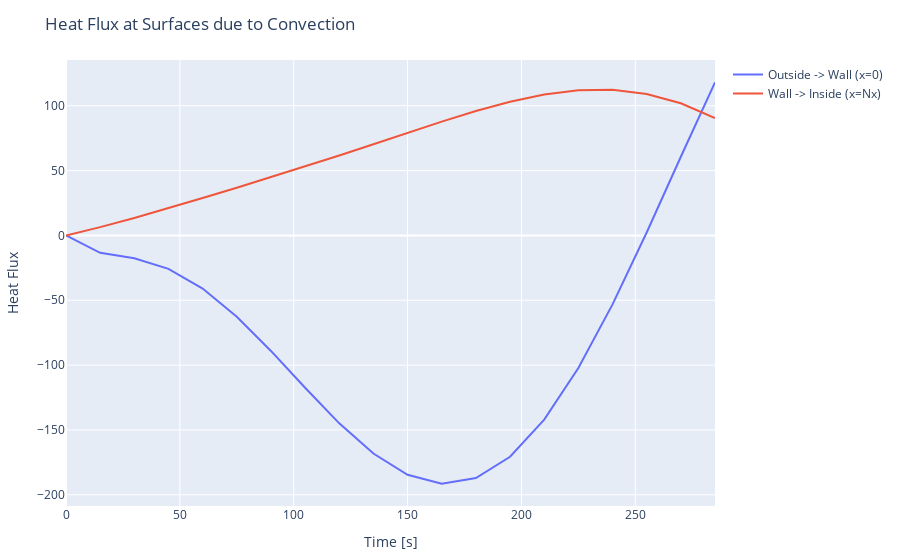

The notebook cell this image was saved under:
### Code cell
trace1 = PlotlyJS.scatter(x=time_val, y=E_conv_in_time[1:end-1], mode="lines", name="Wall -> Inside (x=Nx)")

trace2 = PlotlyJS.scatter(x=time_val, y=E_conv_out_time[1:end-1],mode="lines", name="Outside -> Wall (x=0)")

# .plot(t/3600, T_int, mode="lines", name="T_int", )
PlotlyJS.plot([trace2, trace1], Layout(;title="Heat Flux at Surfaces due to Convection", showlegend=true, xaxis_title="Time [s]", yaxis_title="Heat Flux" ),  config=PlotConfig(scrollZoom=false))

### Figure 1 — Plotly figure (JSON) as saved in the notebook; plotly's stock layout.template omitted (floating-point values rounded to 4 significant figures)
{"data": [{"mode": "lines", "name": "Outside -> Wall (x=0)", "type": "scatter", "x": [0, 15, 30, 45, 60, 75, 90, 105, 120, 135, 150, 165, 180, 195, 210, 225, 240, 255, 270, 285, 300], "y": [0, -13.43, -17.65, -25.78, -40.93, -62.66, -89.06, -117.5, -144.9, -168.2, -184.5, -191.4, -187.1, -170.7, -142.0, -102.2, -53.17, 2.292, 60.69, 118.1]}, {"mode": "lines", "name": "Wall -> Inside (x=Nx)", "type": "scatter", "x": [0, 15, 30, 45, 60, 75, 90, 105, 120, 135, 150, 165, 180, 195, 210, 225, 240, 255, 270, 285, 300], "y": [0, 6.391, 13.49, 21.03, 28.83, 36.8, 44.9, 53.18, 61.66, 70.34, 79.12, 87.77, 95.93, 103.1, 108.7, 112.0, 112.3, 109.1, 101.9, 90.48]}], "layout": {"margin": {"b": 50, "l": 50, "r": 50, "t": 60}, "showlegend": true, "title": "Heat Flux at Surfaces due to Convection", "xaxis": {"title": {"text": "Time [s]"}}, "yaxis": {"title": {"text": "Heat Flux"}}}}
